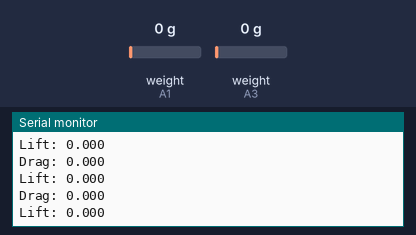
A sketch run on a simulated Arduino Uno, built with avr-gcc and run on an emulated ATmega328P. Parts: the last lines printed to the serial monitor. Inputs (shaded band) come from the test bench; at power-on: weight on the scale (sensors on A1, A3) 0 g.

Above: at 1.6 s.
1.7 s: weight on the scale (sensor on A1) set to 100 g
At 1.82 s:
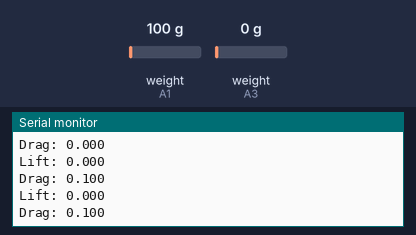
3.2 s: weight on the scale (sensor on A3) set to 100 g
At 3.23 s:
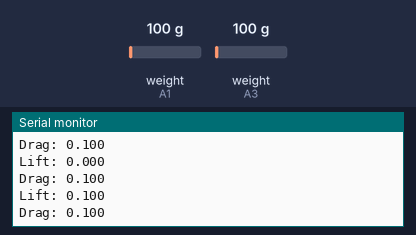
4.7 s: weight on the scale (sensor on A1) set to 1250 g
At 4.74 s:
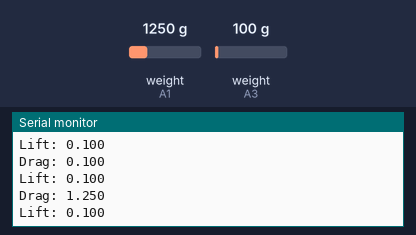
6.2 s: weight on the scale (sensor on A3) set to 1250 g
At 6.25 s:
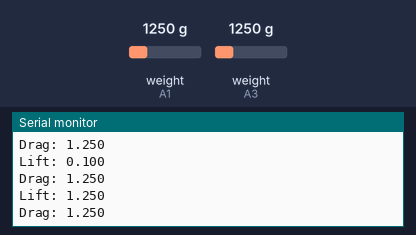
Timing chart, 0 to 8.7 s (numbered marks = the images above; inputs shaded):
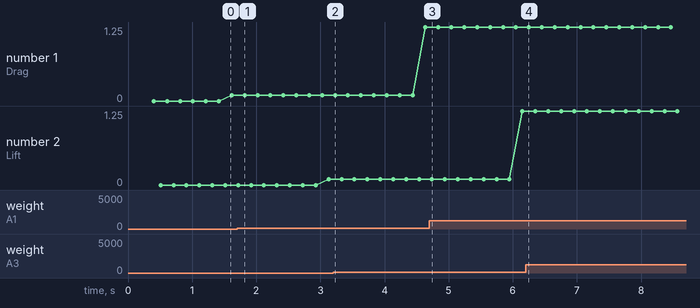

Measured:
- after the input at 1.7 s, the serial monitor: prints a new line after 0.12 s (image 1)
- plotted number 1: 0.1 → 1.25 after the input at 3.2 s
- plotted number 2: 0 → 0.1 after the input at 1.7 s, 0.1 → 1.25 after the input at 4.7 s

The sketch:

mesure_drag___lift.ino
```cpp
#include <HX711.h>

const  int  DOUTD = A1 ;
const  int  CLKD = A0 ;
const  int  DOUTP = A3 ;
const  int  CLKP = A2 ;

HX711  balanced ;
HX711  balancep ;

void  setup ( )  {
  Serial . begin ( 9600 ) ;
  balanced . begin ( DOUTD ,  CLKD ) ;
  //Serial . print ( "Reading the ADC value: " ) ;
  Serial . println ( balanced . read ( ) ) ;
  //Serial . println ( "Do not put any object on the scale" ) ;
  //Serial . println ("Destarando..." ) ;
  //Serial . println ( "..." ) ;
  balanced . set_scale (156433.477) ;  //The default scale is 1
  balanced . tare ( 1 ) ;   //The current weight is considered Tare.

  Serial . begin ( 9600 ) ;
  balancep . begin ( DOUTP ,  CLKP ) ;
  //Serial . print ( "Reading the ADC value: " ) ;
  Serial . println ( balancep . read ( ) ) ;
  //Serial . println ( "Do not put any object on the scale" ) ;
  //Serial . println ("Destarando..." ) ;
  //Serial . println ( "..." ) ;
  balancep . set_scale (63122.455) ;  //The default scale is 1
  balancep . tare ( 1 ) ;   //The current weight is considered Tare.

  //Serial . println ( "Ready to weigh" ) ;
}
void  loop ( )  {
  Serial . print ( "Drag: " ) ;
  Serial . println ( balanced . get_units ( 1 ) , 3 ) ;
  //Serial . println ( "g" ) ;
  Serial . print ( "Lift: " ) ;
  Serial . println ( balancep . get_units ( 1 ) , 3 ) ;
  //Serial . println ( "g" ) ;
  delay ( 0 ) ;
}
```
